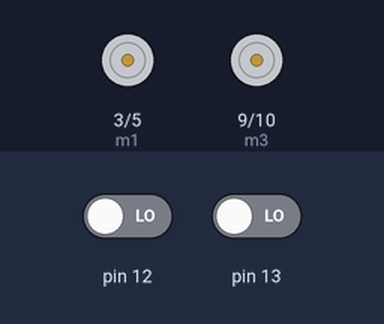
Simulated run of this sketch. Board: Arduino Uno, built with avr-gcc and run on an emulated ATmega328P. Shown: motor-driver pin pairs drawn as motors (green arrow = first pin HIGH = forward, orange = second pin HIGH = backward, longer = more drive, scaled by the enable pin). The inputs (shaded band) are chosen by the test bench; at power-on: pin 12 LOW, pin 13 LOW.

Above: at 1.2 s.
1.3 s: pin 12 driven HIGH
At 2.3 s:
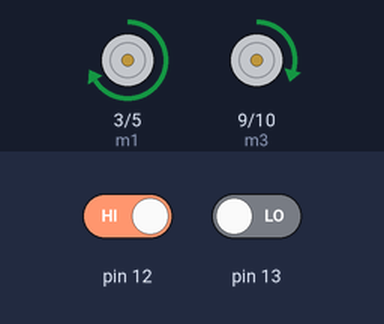
2.8 s: pin 13 driven HIGH
At 3.4 s:
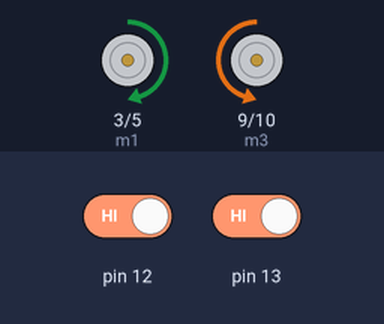
4.3 s: pin 12 driven LOW
At 5.7 s:
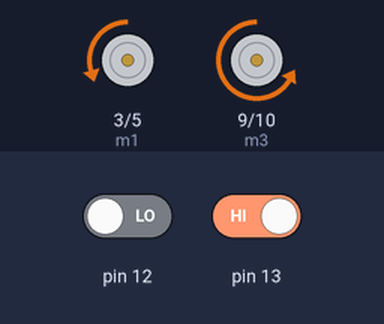
Timing chart, 0 to 7.3 s (numbered marks = the images above; inputs shaded):
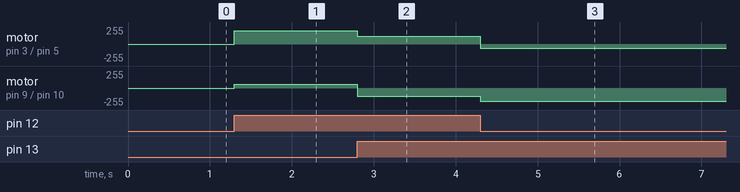

Measured:
- after the input at 1.3 s, motor on pin 3 (m1) / pin 5 (m2): stopped → forward 200/255 at once; motor on pin 9 (m3) / pin 10 (m4): stopped → forward 60/255 at once
- after the input at 2.8 s, motor on pin 3 (m1) / pin 5 (m2): forward 200/255 → forward 120/255 at once; motor on pin 9 (m3) / pin 10 (m4): forward 60/255 → backward 120/255 at once
- after the input at 4.3 s, motor on pin 3 (m1) / pin 5 (m2): forward 120/255 → backward 60/255 at once; motor on pin 9 (m3) / pin 10 (m4): backward 120/255 → backward 200/255 at once

The sketch:

codingan_arduino.ino
```cpp
int a =0;
void setup() {

#define m1 3
#define m2 5
#define m3 9
#define m4 10

#define enA 6
#define enB 11

pinMode(m1,OUTPUT);
pinMode(m2,OUTPUT);
pinMode(m3,OUTPUT);
pinMode(m4,OUTPUT);
pinMode(enA,OUTPUT);
pinMode(enB,OUTPUT);

pinMode(12,INPUT);
pinMode(13,INPUT);

}

void loop() {

int lsen=digitalRead(12);
int rsen=digitalRead(13);


if((lsen==HIGH) && (rsen==HIGH))
{
analogWrite(enA, 120);
analogWrite(enB, 120);

digitalWrite(m1,HIGH);
digitalWrite(m2,LOW);
digitalWrite(m3,LOW);
digitalWrite(m4,HIGH);
}

else if(lsen == LOW && rsen == HIGH)
{
//kiri
analogWrite(enA, 60);
analogWrite(enB, 200);

digitalWrite(m1,LOW);
digitalWrite(m2,HIGH);
digitalWrite(m3,LOW);
digitalWrite(m4,HIGH);
a = 1;
}

else if(lsen == HIGH && rsen == LOW)
{
//kanan
analogWrite(enA, 200);
analogWrite(enB, 60);

digitalWrite(m1,HIGH);
digitalWrite(m2,LOW);
digitalWrite(m3,HIGH);
digitalWrite(m4,LOW);
a = 2;
}

if(lsen == LOW && rsen == LOW)
{
  if (a == 1){
analogWrite(enA, 60);
analogWrite(enB, 200);

digitalWrite(m1,LOW);
digitalWrite(m2,HIGH);
digitalWrite(m3,LOW);
digitalWrite(m4,HIGH);
  a=0;
  }
 if (a == 2){
analogWrite(enA, 200);
analogWrite(enB, 60);

digitalWrite(m1,HIGH);
digitalWrite(m2,LOW);
digitalWrite(m3,HIGH);
digitalWrite(m4,LOW);
  a=0;
  }
}

}
```
